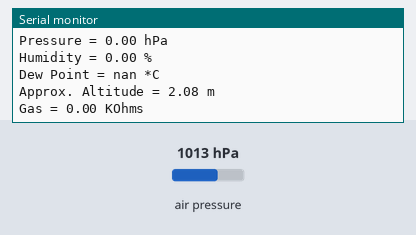
Recording of a sketch running on a simulated ESP8266 (NodeMCU). Shown: the last lines printed to the serial monitor. The test bench sets the inputs (shaded band); at power-on: air pressure 1013 hPa. WiFi joins after 1.5 s; servers stay silent unless stated.

Above: at 3.0 s.
3.1 s: air pressure set to 952 hPa
At 4.8 s:
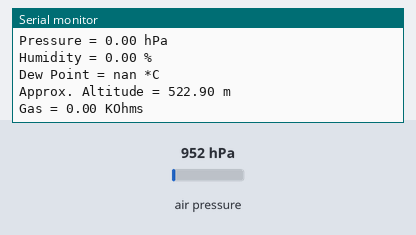
5.8 s: air pressure set to 975 hPa
At 6.6 s:
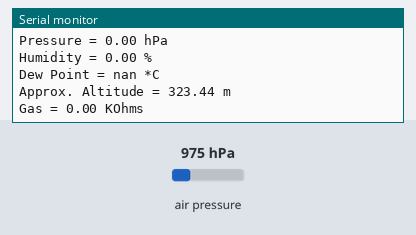
Timing chart, 0 to 8.8 s (numbered marks = the images above; inputs shaded):
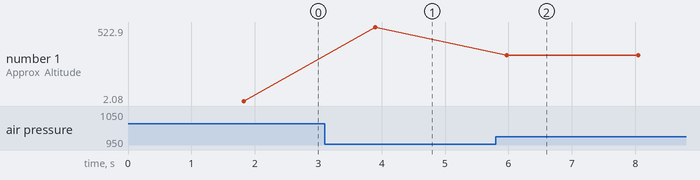

Measured:
- after the input at 3.1 s, the serial monitor: prints a new line after 0.80 s (image 1)
- after the input at 5.8 s, the serial monitor: prints a new line after 0.17 s (image 2)
- plotted number 1: 2.08 → 522.9 after the input at 3.1 s, 522.9 → 323.44 after the input at 5.8 s

The sketch:

BME.ino
```cpp
#define BLYNK_PRINT Serial
#define BLYNK_TEMPLATE_ID "TMPLyjUFb1kc"
#define BLYNK_DEVICE_NAME "Projek SMANJI"

#include <Adafruit_Sensor.h>
#include "Adafruit_BME680.h"
#include <ESP8266WiFi.h>
#include <BlynkSimpleEsp8266.h>

#define SEALEVELPRESSURE_HPA (1013.25)
Adafruit_BME680 bme;
BlynkTimer timer;

char auth[] = "NZB4giCN_HA3wjEvRbnFaoUz5DHr94Qb";
char ssid[] = "WIFI-TE1";
char pass[] = "Wifipnc2020";

float temperature;
float pressure;
float altitude;
float humidity;
float gas;
double dewPoint;

void setup()
{
  Serial.begin(9600);
  while (!Serial);
  Serial.println("BME680 test");

  if (!bme.begin()){
    Serial.println("Could not find a valid BME680 sensor, check wiring!");
    while (1);
  }
  Blynk.begin(auth, ssid, pass);
  timer.setInterval(1000L, send_sensor);
 bme.setTemperatureOversampling(BME680_OS_8X);
  bme.setHumidityOversampling(BME680_OS_2X);
  bme.setPressureOversampling(BME680_OS_4X);
  bme.setIIRFilterSize(BME680_FILTER_SIZE_3);
  bme.setGasHeater(320, 150);
}

void loop()
{
  Blynk.run();
  timer.run();
  send_sensor();
}

  double dewPointFast(double celsius, double humidity) {
  double a = 17.271;
  double b = 237.7;
  double temp = (a * celsius) / (b + celsius) + log(humidity * 0.01);
  double Td = (b * temp) / (a - temp);
  return Td;
}

 void send_sensor () {
  float temperature = bme.temperature;
  float pressure = bme.pressure / 100.0;
  float altitude = bme.readAltitude(SEALEVELPRESSURE_HPA);
  float humidity = bme.humidity;
  float gas = bme.gas_resistance / 1000.0;
  double dewPoint = dewPointFast(temperature, humidity);

  Blynk.virtualWrite(V1, temperature);
  Blynk.virtualWrite(V2, altitude);
  Blynk.virtualWrite(V4, gas);
  Blynk.virtualWrite(V5, dewPoint);
  Blynk.virtualWrite(V6, pressure);
  Blynk.virtualWrite(V3, humidity);
Serial.print("Temperature = ");
  Serial.print(temperature);
  Serial.println(" *C");

  Serial.print("Pressure = ");
  Serial.print(pressure);
  Serial.println(" hPa");

  Serial.print("Humidity = ");
  Serial.print(humidity);
  Serial.println(" %");

  Serial.print("Dew Point = ");
  Serial.print(dewPoint);
  Serial.println(" *C");

  Serial.print("Approx. Altitude = ");
  Serial.print(altitude);
  Serial.println(" m");

  Serial.print("Gas = ");
  Serial.print(gas);
  Serial.println(" KOhms");

  Serial.println();
  delay(2000);
 }
```
